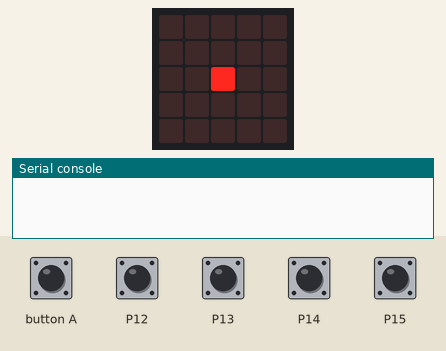
Bench run of a program on a simulated BBC micro:bit (MakeCode). Parts: the board's 5×5 LED display, the last lines printed to the serial console. The inputs (shaded band) are chosen by the test bench; at power-on: P12–15 HIGH. No radio messages arrive unless stated (any console line starting 'radio sent:' is added by the test bench).

Above: at 1.6 s.
1.7 s: P12 pulled LOW for 0.15 s
At 2.5 s:
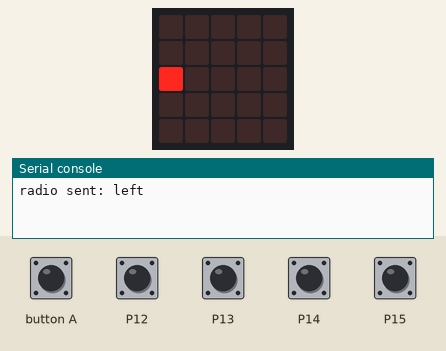
3.3 s: P13 pulled LOW for 0.15 s
At 3.7 s:
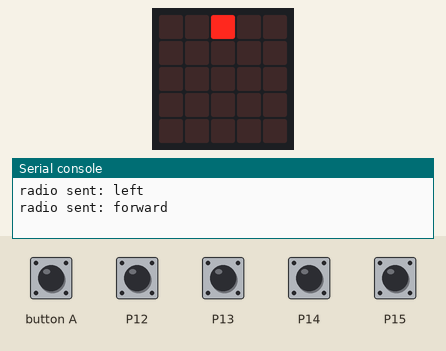
4.9 s: P14 pulled LOW for 0.15 s
At 6.1 s:
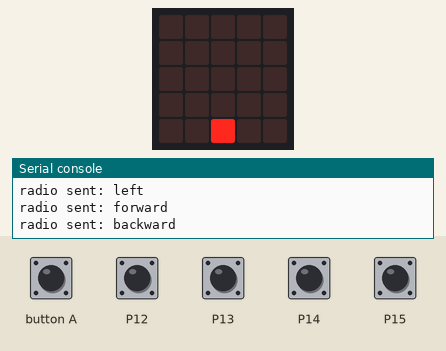
6.5 s: P15 pulled LOW for 0.15 s
At 7.3 s:
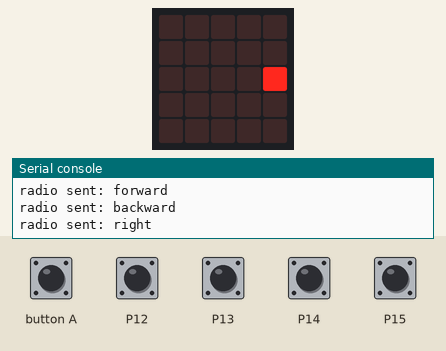
8.1 s: button A pressed for 0.15 s
At 9.3 s:
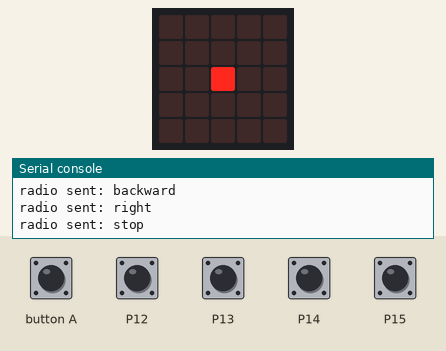
9.7 s: P12 pulled LOW for 1 s
At 11.0 s:
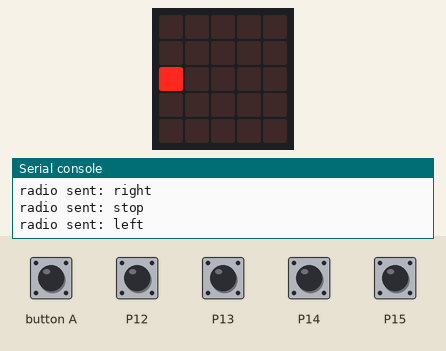
Timing chart, 0 to 12.7 s (numbered marks = the images above; inputs shaded):
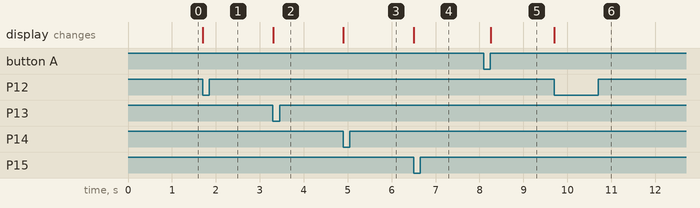

Measured:
- after the input at 1.7 s, the display: changes at once (image 1)
- after the input at 3.3 s, the display: changes at once (image 2)
- after the input at 4.9 s, the display: changes at once (image 3)
- after the input at 6.5 s, the display: changes at once (image 4)
- after the input at 8.1 s, the display: changes after 0.15 s (image 5)
- after the input at 9.7 s, the display: changes at once (image 6)

The program:

main.ts
```typescript
joystickbit.onButtonEvent(joystickbit.JoystickBitPin.P14, joystickbit.ButtonType.down, function () {
    radio.sendString("backward")
    basic.showLeds(`
        . . . . .
        . . . . .
        . . . . .
        . . . . .
        . . # . .
        `)
})
input.onButtonPressed(Button.A, function () {
    radio.sendString("stop")
    basic.showLeds(`
        . . . . .
        . . . . .
        . . # . .
        . . . . .
        . . . . .
        `)
})
joystickbit.onButtonEvent(joystickbit.JoystickBitPin.P15, joystickbit.ButtonType.down, function () {
    radio.sendString("right")
    basic.showLeds(`
        . . . . .
        . . . . .
        . . . . #
        . . . . .
        . . . . .
        `)
})
joystickbit.onButtonEvent(joystickbit.JoystickBitPin.P13, joystickbit.ButtonType.down, function () {
    radio.sendString("forward")
    basic.showLeds(`
        . . # . .
        . . . . .
        . . . . .
        . . . . .
        . . . . .
        `)
})
joystickbit.onButtonEvent(joystickbit.JoystickBitPin.P12, joystickbit.ButtonType.down, function () {
    radio.sendString("left")
    basic.showLeds(`
        . . . . .
        . . . . .
        # . . . .
        . . . . .
        . . . . .
        `)
})
joystickbit.initJoystickBit()
radio.setGroup(1)
basic.showLeds(`
    . . . . .
    . . . . .
    . . # . .
    . . . . .
    . . . . .
    `)
```

test.ts
```typescript
// 테스트는 여기로 이동합니다; 이 패키지가 확장으로 사용될 때 컴파일되지 않을 것 입니다.
```
